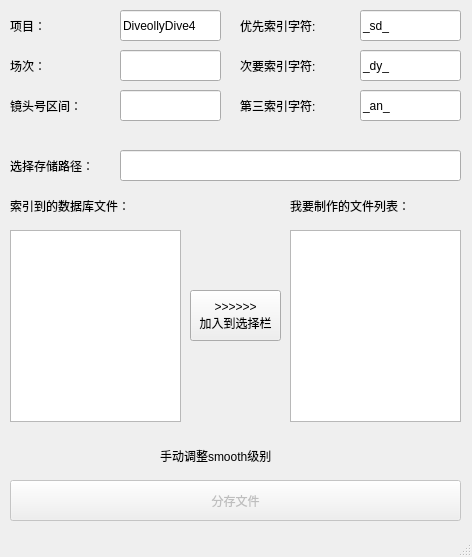
<?xml version="1.0" encoding="UTF-8"?>
<ui version="4.0">
 <class>noLightingToolsUI</class>
 <widget class="QMainWindow" name="noLightingToolsUI">
  <property name="geometry">
   <rect>
    <x>0</x>
    <y>0</y>
    <width>472</width>
    <height>557</height>
   </rect>
  </property>
  <property name="windowTitle">
   <string>MainWindow</string>
  </property>
  <widget class="QWidget" name="centralwidget">
   <widget class="QListWidget" name="search_list">
    <property name="geometry">
     <rect>
      <x>10</x>
      <y>230</y>
      <width>171</width>
      <height>192</height>
     </rect>
    </property>
   </widget>
   <widget class="QListWidget" name="pickup_list">
    <property name="geometry">
     <rect>
      <x>290</x>
      <y>230</y>
      <width>171</width>
      <height>192</height>
     </rect>
    </property>
   </widget>
   <widget class="QLineEdit" name="scenes_le">
    <property name="geometry">
     <rect>
      <x>120</x>
      <y>50</y>
      <width>101</width>
      <height>31</height>
     </rect>
    </property>
   </widget>
   <widget class="QLineEdit" name="shot_le">
    <property name="geometry">
     <rect>
      <x>120</x>
      <y>90</y>
      <width>101</width>
      <height>31</height>
     </rect>
    </property>
   </widget>
   <widget class="QLabel" name="label">
    <property name="geometry">
     <rect>
      <x>10</x>
      <y>50</y>
      <width>46</width>
      <height>31</height>
     </rect>
    </property>
    <property name="styleSheet">
     <string notr="true">font: 75 12pt &quot;微软雅黑&quot;;</string>
    </property>
    <property name="text">
     <string>场次：</string>
    </property>
   </widget>
   <widget class="QLabel" name="label_2">
    <property name="geometry">
     <rect>
      <x>10</x>
      <y>90</y>
      <width>101</width>
      <height>31</height>
     </rect>
    </property>
    <property name="styleSheet">
     <string notr="true">font: 75 12pt &quot;微软雅黑&quot;;</string>
    </property>
    <property name="text">
     <string>镜头号区间：</string>
    </property>
   </widget>
   <widget class="QLineEdit" name="first_le">
    <property name="geometry">
     <rect>
      <x>360</x>
      <y>10</y>
      <width>101</width>
      <height>31</height>
     </rect>
    </property>
    <property name="text">
     <string>_sd_</string>
    </property>
   </widget>
   <widget class="QLabel" name="label_3">
    <property name="geometry">
     <rect>
      <x>240</x>
      <y>10</y>
      <width>121</width>
      <height>31</height>
     </rect>
    </property>
    <property name="styleSheet">
     <string notr="true">font: 75 12pt &quot;微软雅黑&quot;;</string>
    </property>
    <property name="text">
     <string>优先索引字符:</string>
    </property>
   </widget>
   <widget class="QLineEdit" name="second_le">
    <property name="geometry">
     <rect>
      <x>360</x>
      <y>50</y>
      <width>101</width>
      <height>31</height>
     </rect>
    </property>
    <property name="text">
     <string>_dy_</string>
    </property>
   </widget>
   <widget class="QLabel" name="label_4">
    <property name="geometry">
     <rect>
      <x>240</x>
      <y>50</y>
      <width>111</width>
      <height>31</height>
     </rect>
    </property>
    <property name="styleSheet">
     <string notr="true">font: 75 12pt &quot;微软雅黑&quot;;</string>
    </property>
    <property name="text">
     <string>次要索引字符:</string>
    </property>
   </widget>
   <widget class="QLabel" name="label_5">
    <property name="geometry">
     <rect>
      <x>240</x>
      <y>90</y>
      <width>111</width>
      <height>31</height>
     </rect>
    </property>
    <property name="styleSheet">
     <string notr="true">font: 75 12pt &quot;微软雅黑&quot;;</string>
    </property>
    <property name="text">
     <string>第三索引字符:</string>
    </property>
   </widget>
   <widget class="QLineEdit" name="third_le">
    <property name="geometry">
     <rect>
      <x>360</x>
      <y>90</y>
      <width>101</width>
      <height>31</height>
     </rect>
    </property>
    <property name="text">
     <string>_an_</string>
    </property>
   </widget>
   <widget class="QLabel" name="label_6">
    <property name="geometry">
     <rect>
      <x>10</x>
      <y>190</y>
      <width>161</width>
      <height>31</height>
     </rect>
    </property>
    <property name="styleSheet">
     <string notr="true">font: 75 12pt &quot;微软雅黑&quot;;</string>
    </property>
    <property name="text">
     <string>索引到的数据库文件：</string>
    </property>
   </widget>
   <widget class="QLabel" name="label_7">
    <property name="geometry">
     <rect>
      <x>290</x>
      <y>190</y>
      <width>161</width>
      <height>31</height>
     </rect>
    </property>
    <property name="styleSheet">
     <string notr="true">font: 75 12pt &quot;微软雅黑&quot;;</string>
    </property>
    <property name="text">
     <string>我要制作的文件列表：</string>
    </property>
   </widget>
   <widget class="QPushButton" name="pickup_bt">
    <property name="geometry">
     <rect>
      <x>190</x>
      <y>290</y>
      <width>91</width>
      <height>51</height>
     </rect>
    </property>
    <property name="styleSheet">
     <string notr="true">font: 75 9pt &quot;微软雅黑&quot;;</string>
    </property>
    <property name="text">
     <string>&gt;&gt;&gt;&gt;&gt;&gt;
加入到选择栏</string>
    </property>
   </widget>
   <widget class="QLineEdit" name="path_le">
    <property name="geometry">
     <rect>
      <x>120</x>
      <y>150</y>
      <width>341</width>
      <height>31</height>
     </rect>
    </property>
   </widget>
   <widget class="QLabel" name="label_8">
    <property name="geometry">
     <rect>
      <x>10</x>
      <y>150</y>
      <width>111</width>
      <height>31</height>
     </rect>
    </property>
    <property name="styleSheet">
     <string notr="true">font: 75 12pt &quot;微软雅黑&quot;;</string>
    </property>
    <property name="text">
     <string>选择存储路径：</string>
    </property>
   </widget>
   <widget class="QLabel" name="label_9">
    <property name="geometry">
     <rect>
      <x>10</x>
      <y>10</y>
      <width>46</width>
      <height>31</height>
     </rect>
    </property>
    <property name="styleSheet">
     <string notr="true">font: 75 12pt &quot;微软雅黑&quot;;</string>
    </property>
    <property name="text">
     <string>项目：</string>
    </property>
   </widget>
   <widget class="QLineEdit" name="project_le">
    <property name="geometry">
     <rect>
      <x>120</x>
      <y>10</y>
      <width>101</width>
      <height>31</height>
     </rect>
    </property>
    <property name="text">
     <string>DiveollyDive4</string>
    </property>
   </widget>
   <widget class="QPushButton" name="save_bt">
    <property name="enabled">
     <bool>false</bool>
    </property>
    <property name="geometry">
     <rect>
      <x>10</x>
      <y>480</y>
      <width>451</width>
      <height>41</height>
     </rect>
    </property>
    <property name="styleSheet">
     <string notr="true">font: 75 12pt &quot;微软雅黑&quot;;</string>
    </property>
    <property name="text">
     <string>分存文件</string>
    </property>
   </widget>
   <widget class="QLabel" name="label_10">
    <property name="geometry">
     <rect>
      <x>160</x>
      <y>440</y>
      <width>161</width>
      <height>31</height>
     </rect>
    </property>
    <property name="styleSheet">
     <string notr="true">font: 75 12pt &quot;微软雅黑&quot;;</string>
    </property>
    <property name="text">
     <string>手动调整smooth级别</string>
    </property>
   </widget>
  </widget>
  <widget class="QMenuBar" name="menubar">
   <property name="geometry">
    <rect>
     <x>0</x>
     <y>0</y>
     <width>472</width>
     <height>18</height>
    </rect>
   </property>
  </widget>
  <widget class="QStatusBar" name="statusbar"/>
 </widget>
 <resources/>
 <connections/>
</ui>
